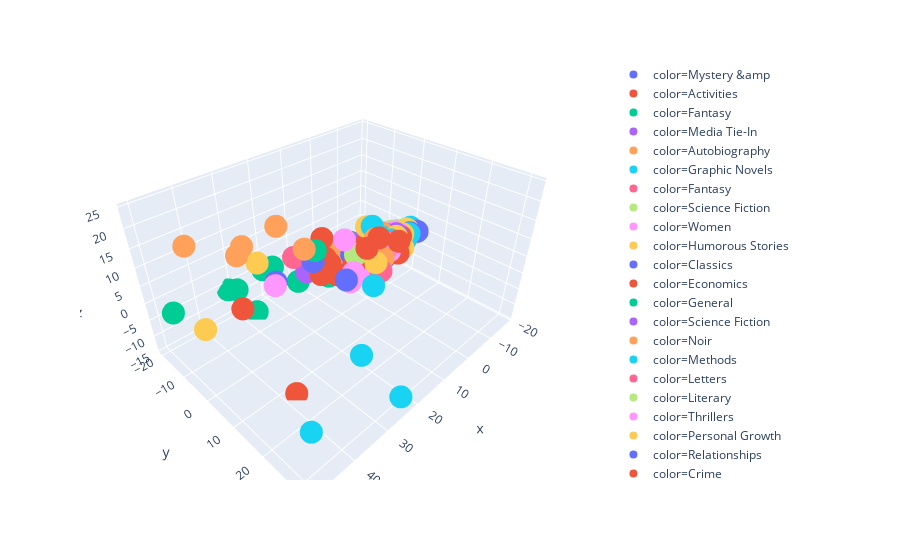

The cell this chart's notebook holds for it:
### Code cell
px.scatter_3d(x=x,
           y=y,
           z=z,
           color=df["generes"],
           hover_name=df["title"])
